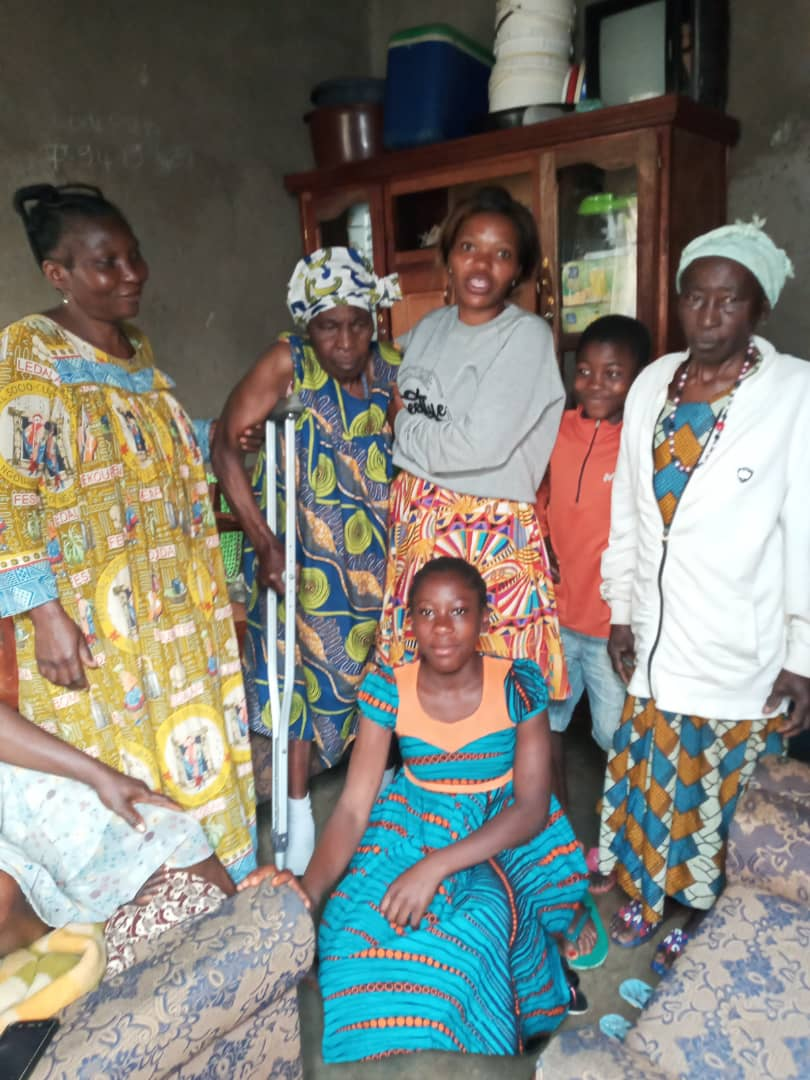
#> input picture image.jpg, 810 x 1080 px
$ python opencv-3.py
#> lines starting #> are read from the running program, lines starting #| are printed output that depends on the picture; after the words box and inside, x2 and y2 are one past the last pixel; in counts of white or black regions, pixels touching at a corner belong together
#!/usr/bin/env python3
# -*- coding: utf-8 -*-
"""
Created on Mon Dec 11 09:45:53 2023

@author: nekui-tiefang
"""

import cv2
import numpy as np

# Charger l'image en niveaux de gris
img = cv2.imread("image.jpg", 0)
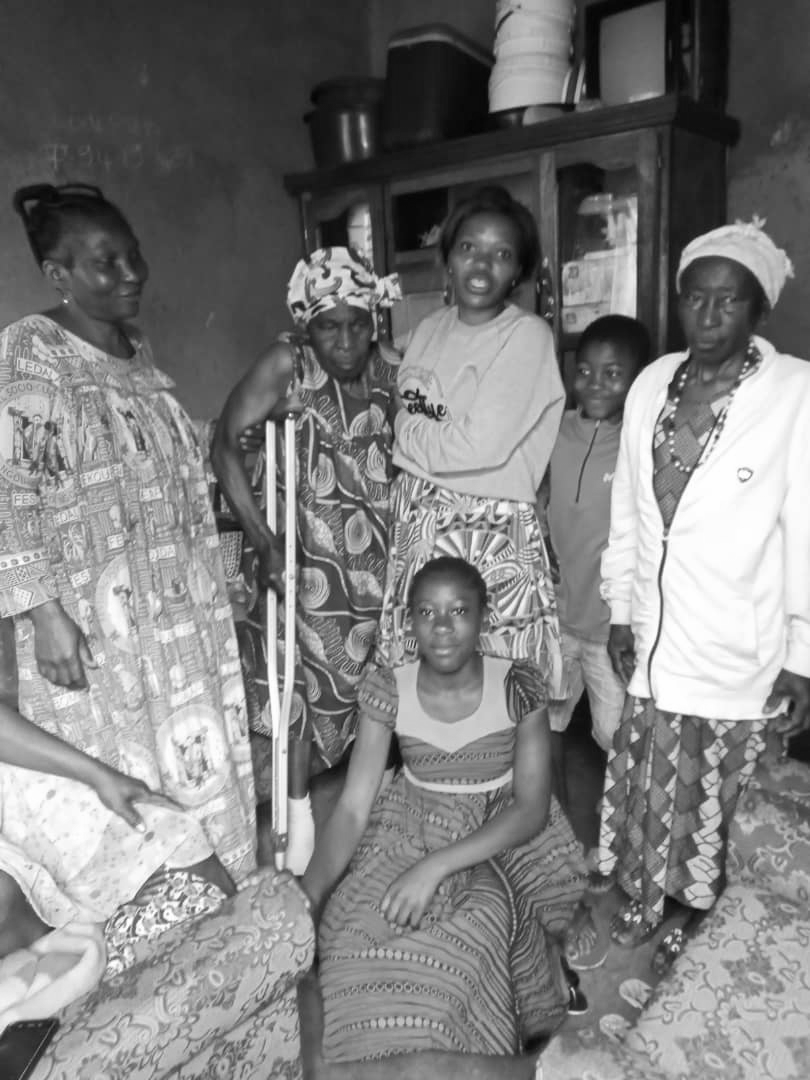
#> img: shape (1080, 810); min 4, max 255, mean 126

# Appliquer la binarisation
thresh = 100
_, binary = cv2.threshold(img, thresh, 255, cv2.THRESH_BINARY)
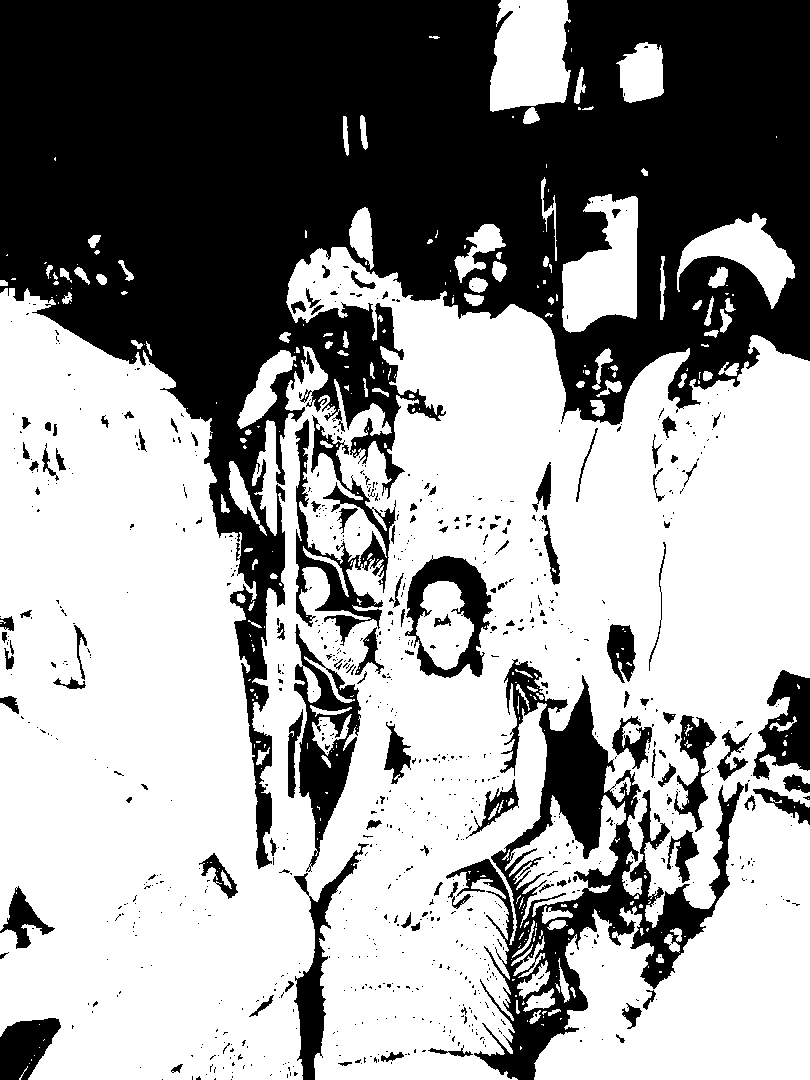
#> binary: shape (1080, 810); 59.9% white; 899 black regions (778 under 20 px), largest, box (x1, y1, x2, y2) and area: (0, 0, 810, 869) 273239, (446, 659, 744, 1080) 29467, (295, 415, 396, 646) 6537

# Afficher les résultats
cv2.imshow("Originale", img)
cv2.imshow("Custom", binary)
cv2.waitKey(0)
cv2.destroyAllWindows()


# Appliquer le seuillage adaptatif
adaptive_thresh200 = cv2.adaptiveThreshold(img, 255, cv2.ADAPTIVE_THRESH_MEAN_C, cv2.THRESH_BINARY, 201, 1)
#> adaptive_thresh200: shape (1080, 810); 51.8% white; 1320 black regions (1059 under 20 px), largest, box (x1, y1, x2, y2) and area: (0, 0, 810, 1080) 358509, (0, 405, 192, 832) 25898, (0, 869, 57, 963) 2880
adaptive_thresh100 = cv2.adaptiveThreshold(img, 255, cv2.ADAPTIVE_THRESH_MEAN_C, cv2.THRESH_BINARY, 111, 1)
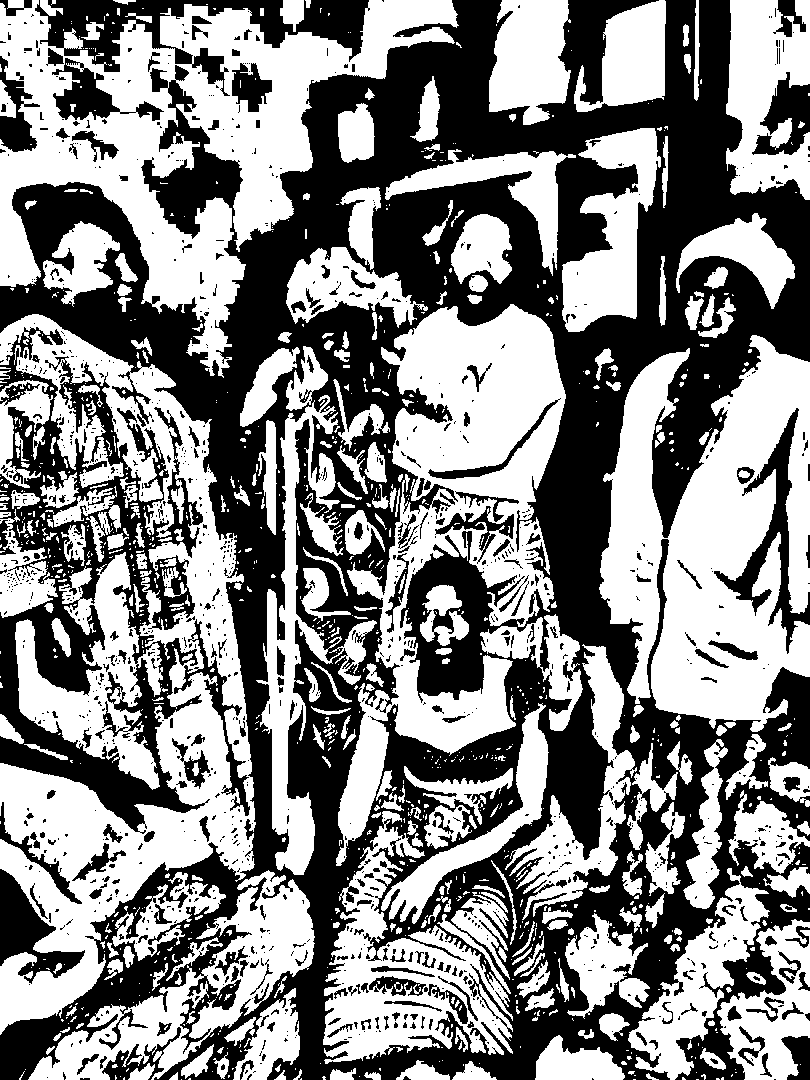
#> adaptive_thresh100: shape (1080, 810); 52.1% white; 1207 black regions (967 under 20 px), largest, box (x1, y1, x2, y2) and area: (0, 0, 810, 1080) 327666, (0, 327, 210, 834) 36206, (35, 0, 370, 96) 10345
adaptive_thresh50 = cv2.adaptiveThreshold(img, 255, cv2.ADAPTIVE_THRESH_MEAN_C, cv2.THRESH_BINARY, 51, 1)
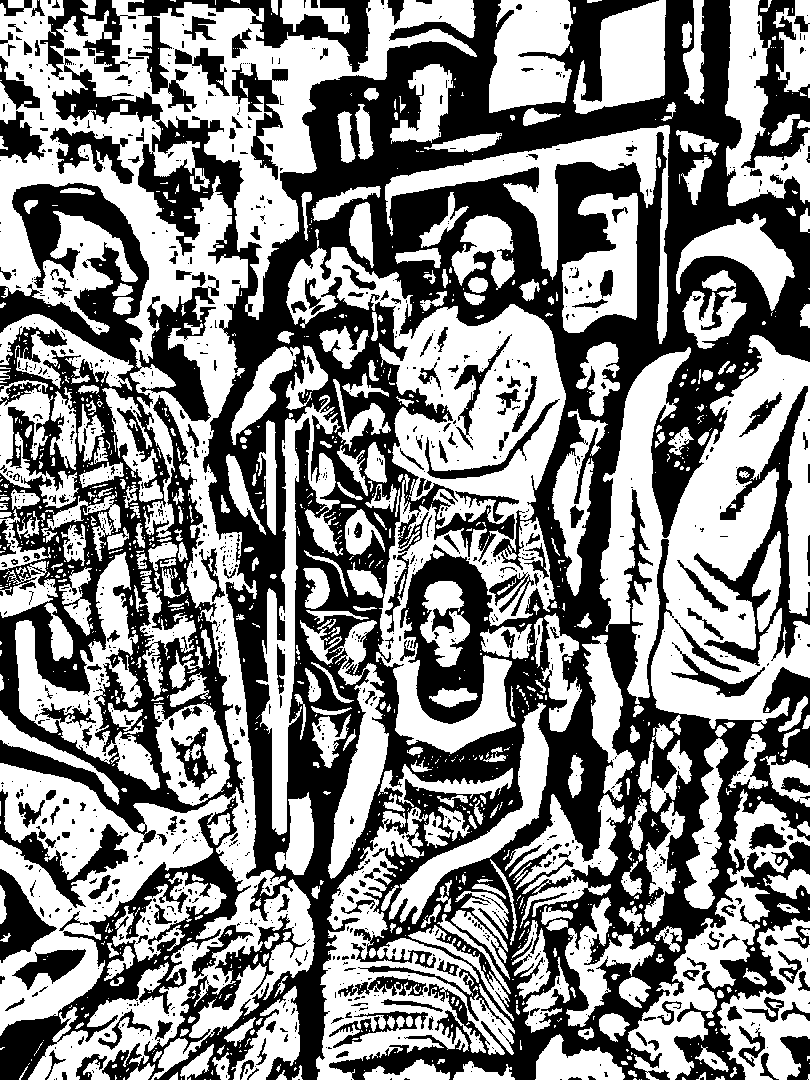
#> adaptive_thresh50: shape (1080, 810); 52.6% white; 1227 black regions (969 under 20 px), largest, box (x1, y1, x2, y2) and area: (52, 0, 810, 1080) 265564, (0, 183, 244, 852) 57949, (0, 796, 251, 1080) 12253
adaptive_thresh10 = cv2.adaptiveThreshold(img, 255, cv2.ADAPTIVE_THRESH_MEAN_C, cv2.THRESH_BINARY, 19, 1)
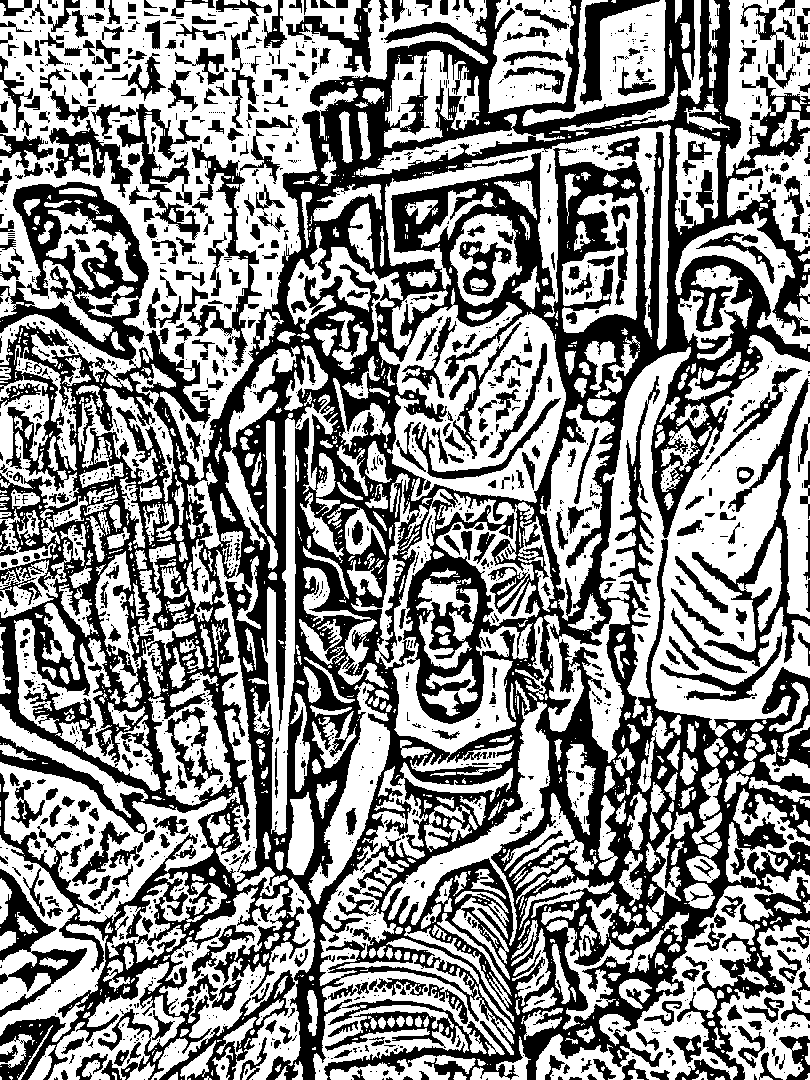
#> adaptive_thresh10: shape (1080, 810); 55.1% white; 1742 black regions (1251 under 20 px), largest, box (x1, y1, x2, y2) and area: (0, 0, 810, 1080) 292569, (692, 378, 810, 667) 5128, (677, 877, 810, 1080) 4587


cv2.imshow("Originale", img)
cv2.imshow("Adaptive Threshold_block=200", adaptive_thresh200)
cv2.imshow("Adaptive Threshold_block=100", adaptive_thresh100)
cv2.imshow("Adaptive Threshold_block=51", adaptive_thresh50)
cv2.imshow("Adaptive Threshold_block=11", adaptive_thresh10)

cv2.waitKey(0)
cv2.destroyAllWindows()

$ run again, with i1.jpg copied over image.jpg
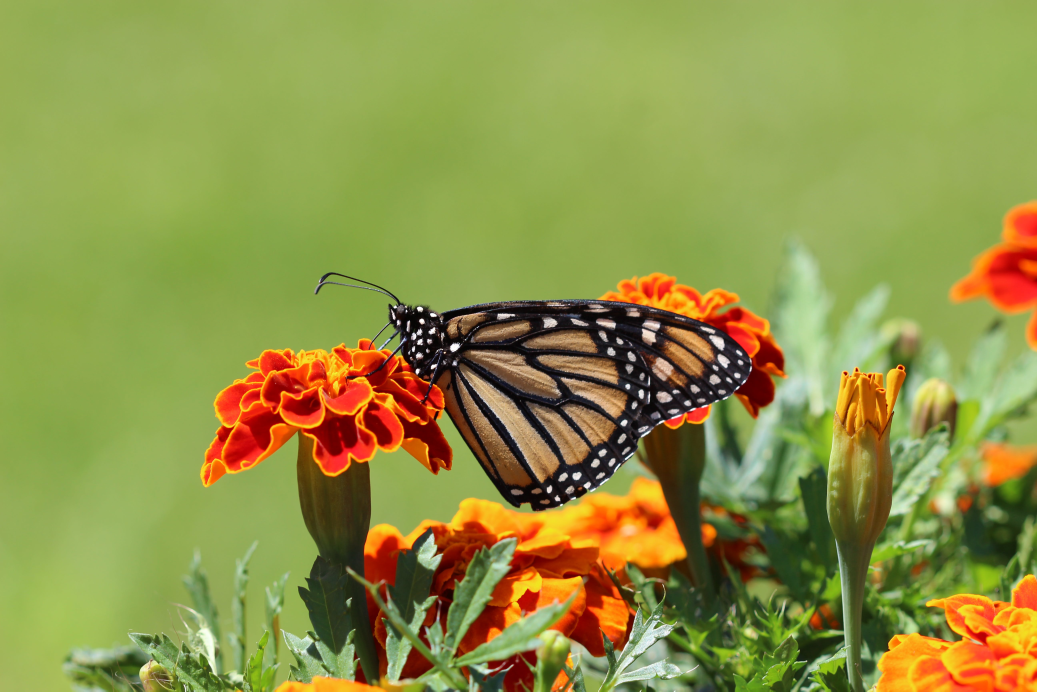
#> input picture i1.jpg, 5184 x 3456 px (shown at 1/5 size)
#> `_, binary = cv2.threshold(img, thresh, 255, cv2.THRESH_BINARY)`:
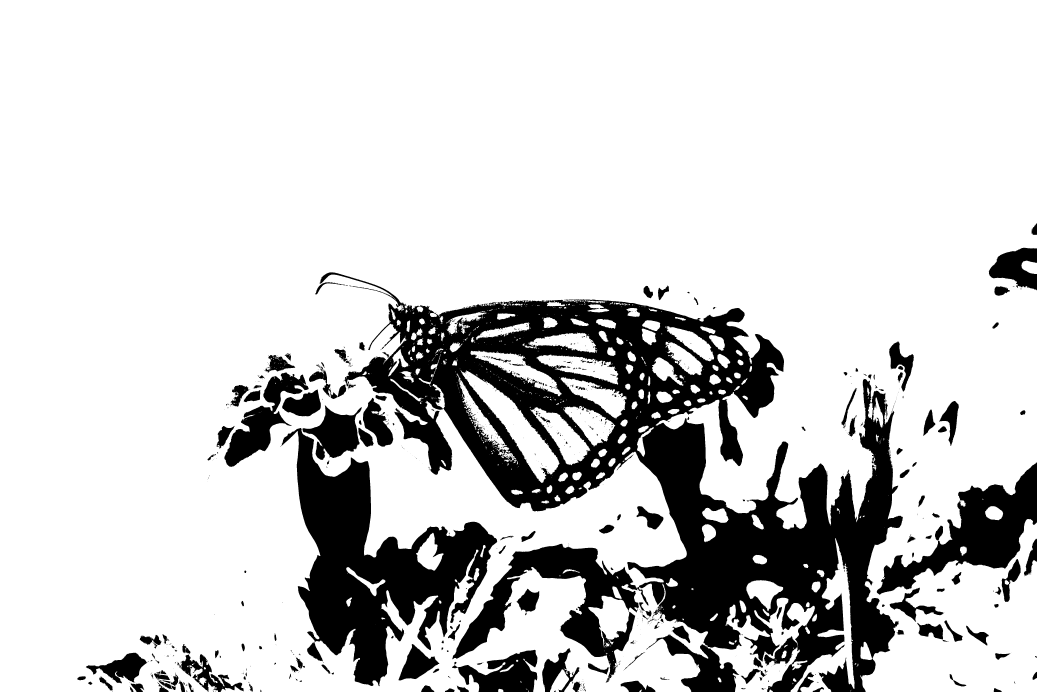
#> binary: shape (3456, 5184) (shown at 1/5 size); 81.5% white; 1021 black regions (730 under 20 px), largest, box (x1, y1, x2, y2) and area: (1597, 1362, 4514, 3456) 2092096, (1409, 2140, 2486, 3432) 533194, (4384, 2313, 5184, 2973) 177536
#> adaptive_thresh200: shape (3456, 5184); 61.9% white; 7939 black regions (4368 under 20 px), largest, box (x1, y1, x2, y2) and area: (1542, 1360, 4224, 3456) 1747909, (4016, 864, 5184, 3456) 907931, (1344, 2026, 2718, 3456) 617386
#> adaptive_thresh100: shape (3456, 5184); 65.6% white; 12148 black regions (6064 under 20 px), largest, box (x1, y1, x2, y2) and area: (1542, 1360, 4224, 3456) 1771628, (4000, 938, 5184, 3456) 806592, (1120, 2024, 2726, 3456) 618372
#> adaptive_thresh50: shape (3456, 5184); 69.7% white; 19813 black regions (9655 under 20 px), largest, box (x1, y1, x2, y2) and area: (1120, 1163, 4648, 3456) 2319114, (4337, 1561, 5184, 3225) 311011, (4150, 1858, 4722, 3456) 197201
#> `adaptive_thresh10 = cv2.adaptiveThreshold(img, 255, cv2.ADAPTIVE_THRES..`:
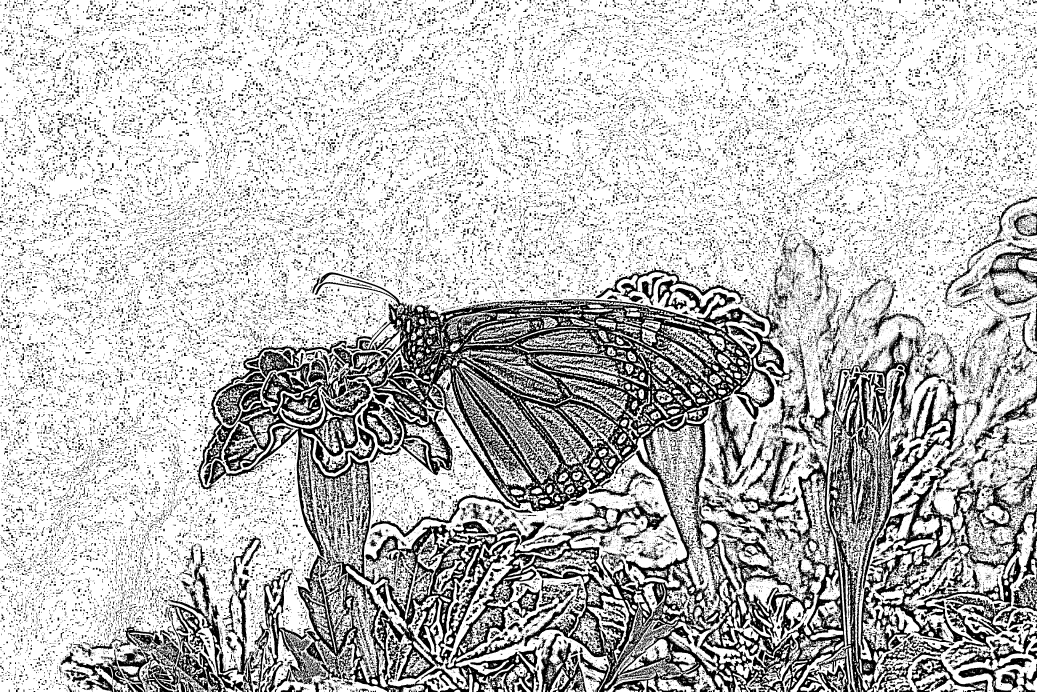
#> adaptive_thresh10: shape (3456, 5184) (shown at 1/5 size); 75.6% white; 48077 black regions (30318 under 20 px), largest, box (x1, y1, x2, y2) and area: (987, 1362, 5184, 3456) 2051508, (840, 2718, 1249, 3456) 40015, (4576, 2786, 5108, 3212) 39845
